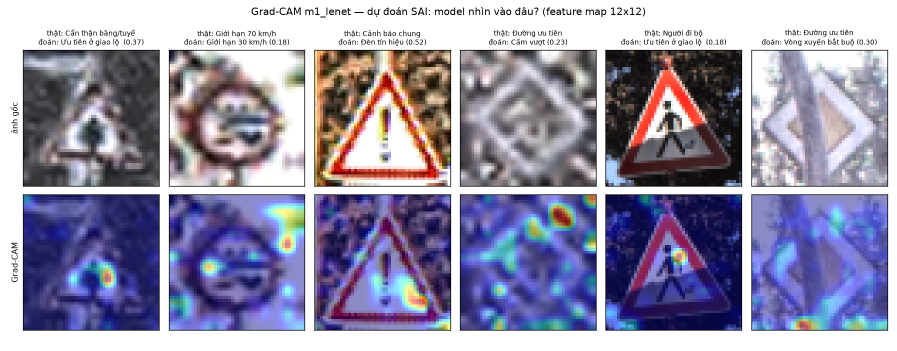
#> input picture docs/images/gradcam_m1_lenet_wrong.png, 1794 x 702 px (shown at 1/2 size)
$ python -i preprocess.py   (imports and definitions only)
#> lines starting #> are read from the running program, lines starting #| are printed output that depends on the picture
"""
preprocess.py — tải GTSRB, dựng index.csv, chia train/val theo track, và tạo
cache ảnh đã tiền xử lý (crop ROI + CLAHE + resize 48x48) dưới dạng .npy.

Chạy MỘT LẦN trước khi train:
    python preprocess.py            # dùng data/raw đã có
    python preprocess.py --download # tải từ archive gốc nếu chưa có

Đầu ra trong data/processed/:
    index.csv                 nguồn sự thật: path, class_id, track_id, ROI, split
    images_48_clahe.npy       mảng (N, 48, 48, 3) uint8 — cache để train nhanh

Kiến thức cốt lõi:

1. CROP ROI lề 10%: cắt sát mất viền biển báo (viền đỏ của biển cấm là đặc trưng
   quan trọng); nới 10% vẫn bỏ được phần lớn nền trời/đường vô nghĩa.

2. CLAHE trên kênh L của LAB: cân bằng tương phản cục bộ để biển báo rõ hơn
   trong điều kiện sáng khác nhau. Làm trên kênh L (độ sáng) chứ KHÔNG trên
   R,G,B — vì cân bằng từng kênh màu làm ĐỔI MÀU, mà màu biển báo mang nghĩa.
   CLAHE (không phải HE toàn cục) để không phóng đại nhiễu ở vùng trời phẳng.

3. SPLIT THEO TRACK: GTSRB quay mỗi biển báo vật lý thành 30 frame liên tiếp.
   Chia ngẫu nhiên theo ảnh thì frame 12 vào train, frame 13 (gần giống hệt)
   vào val -> model chỉ cần NHỚ, không cần KHÁI QUÁT -> val cao giả tạo (rò rỉ
   dữ liệu). Phải gom cả 30 frame của một track về cùng một phía, dùng
   StratifiedGroupKFold với nhóm = cặp (class_id, track_id).
"""
from __future__ import annotations

import argparse
import csv
from pathlib import Path

import cv2
import numpy as np
import pandas as pd
from sklearn.model_selection import StratifiedGroupKFold

RAW_DIR = Path("data/raw")
OUT_DIR = Path("data/processed")
INDEX_CSV = OUT_DIR / "index.csv"
IMG_SIZE = 48

# Archive gốc của GTSRB (Đại học Bochum, lưu trên ERDA). Tải trực tiếp để chắc
# chắn lấy bộ "Final Training" 39.209 ảnh, KHÔNG phải bộ 26.640 ảnh của torchvision.
BASE_URL = "https://sid.erda.dk/public/archives/daaeac0d7ce1152aea9b61d9f1e19370"
ARCHIVES = {
    "GTSRB_Final_Training_Images.zip": "full_train",
    "GTSRB_Final_Test_Images.zip": "full_test",
    "GTSRB_Final_Test_GT.zip": "full_test_gt",
}

_CLAHE = cv2.createCLAHE(clipLimit=2.0, tileGridSize=(8, 8))


# ---------------------------------------------------------------------
# 1. Tải (tuỳ chọn)
# ---------------------------------------------------------------------
# [26 lines left out: functions download_gtsrb, _find_dir, not called in this run]


def _read_gt(csv_path: Path) -> list[dict]:
    with open(csv_path, encoding="utf-8", newline="") as fh:
        return list(csv.DictReader(fh, delimiter=";"))   # GTSRB dùng ';'


# [106 lines left out: functions build_index, make_split, _process_one, not called in this run]


def build_cache(frame: pd.DataFrame, size: int = IMG_SIZE) -> np.ndarray:
    """Tiền xử lý toàn bộ ảnh theo đúng thứ tự index.csv, lưu (N, size, size, 3) uint8."""
    out = np.zeros((len(frame), size, size, 3), dtype=np.uint8)
    for i, row in enumerate(frame.itertuples()):
        roi = (row.roi_x1, row.roi_y1, row.roi_x2, row.roi_y2)
        out[i] = _process_one(row.path, roi, size)
        if (i + 1) % 5000 == 0:
            print(f"  cache {i+1}/{len(frame)}")
    return out


# ---------------------------------------------------------------------
# main
# ---------------------------------------------------------------------
# [27 lines left out: function main, not called in this run]


# [2 lines not run here, left out]

>>> import cv2
>>> picture = cv2.imread('docs/images/gradcam_m1_lenet_wrong.png', cv2.IMREAD_GRAYSCALE)
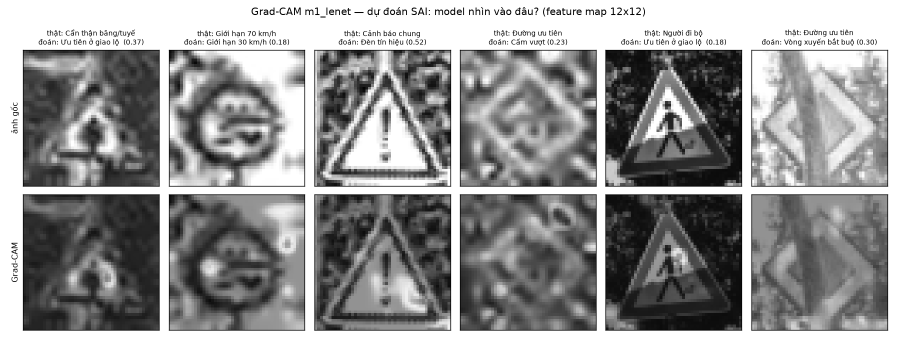
#> picture: shape (702, 1794) (shown at 1/2 size); min 0, max 255, mean 149.7
>>> result = build_cache(picture)
#> (the run stopped early here; a loop or call above may not have finished)
